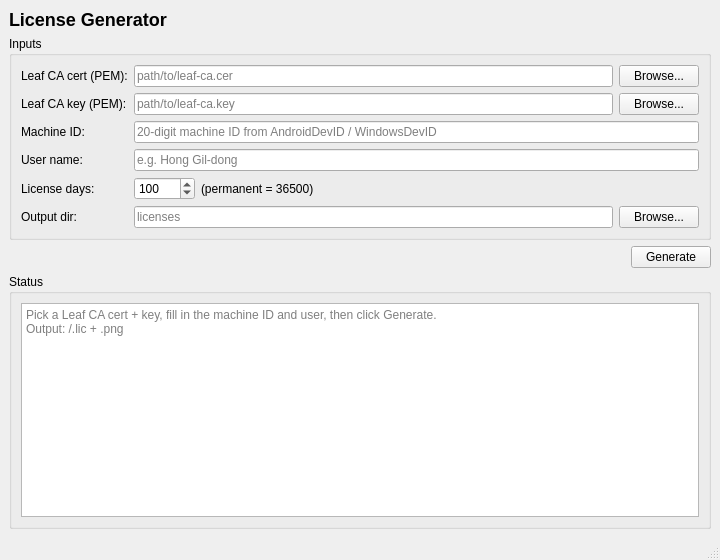
<?xml version="1.0" encoding="UTF-8"?>
<ui version="4.0">
 <class>MainWindow</class>
 <widget class="QMainWindow" name="MainWindow">
  <property name="windowTitle">
   <string>vLearn2 License Generator</string>
  </property>
  <property name="geometry">
   <rect>
    <x>0</x>
    <y>0</y>
    <width>720</width>
    <height>560</height>
   </rect>
  </property>
  <widget class="QWidget" name="central">
   <layout class="QVBoxLayout" name="rootLayout">
    <item>
     <widget class="QLabel" name="titleLabel">
      <property name="text">
       <string>&lt;h2&gt;License Generator&lt;/h2&gt;</string>
      </property>
     </widget>
    </item>

    <item>
     <widget class="QGroupBox" name="inputsGroup">
      <property name="title">
       <string>Inputs</string>
      </property>
      <layout class="QFormLayout" name="form">

       <item row="0" column="0">
        <widget class="QLabel" name="leafCertLabel">
         <property name="text"><string>Leaf CA cert (PEM):</string></property>
        </widget>
       </item>
       <item row="0" column="1">
        <layout class="QHBoxLayout" name="leafCertRow">
         <item>
          <widget class="QLineEdit" name="leafCertEdit">
           <property name="placeholderText"><string>path/to/leaf-ca.cer</string></property>
          </widget>
         </item>
         <item>
          <widget class="QPushButton" name="leafCertBrowse">
           <property name="text"><string>Browse...</string></property>
          </widget>
         </item>
        </layout>
       </item>

       <item row="1" column="0">
        <widget class="QLabel" name="leafKeyLabel">
         <property name="text"><string>Leaf CA key (PEM):</string></property>
        </widget>
       </item>
       <item row="1" column="1">
        <layout class="QHBoxLayout" name="leafKeyRow">
         <item>
          <widget class="QLineEdit" name="leafKeyEdit">
           <property name="placeholderText"><string>path/to/leaf-ca.key</string></property>
          </widget>
         </item>
         <item>
          <widget class="QPushButton" name="leafKeyBrowse">
           <property name="text"><string>Browse...</string></property>
          </widget>
         </item>
        </layout>
       </item>

       <item row="2" column="0">
        <widget class="QLabel" name="machineIdLabel">
         <property name="text"><string>Machine ID:</string></property>
        </widget>
       </item>
       <item row="2" column="1">
        <widget class="QLineEdit" name="machineIdEdit">
         <property name="placeholderText"><string>20-digit machine ID from AndroidDevID / WindowsDevID</string></property>
        </widget>
       </item>

       <item row="3" column="0">
        <widget class="QLabel" name="userNameLabel">
         <property name="text"><string>User name:</string></property>
        </widget>
       </item>
       <item row="3" column="1">
        <widget class="QLineEdit" name="userNameEdit">
         <property name="placeholderText"><string>e.g. Hong Gil-dong</string></property>
        </widget>
       </item>

       <item row="4" column="0">
        <widget class="QLabel" name="daysLabel">
         <property name="text"><string>License days:</string></property>
        </widget>
       </item>
       <item row="4" column="1">
        <layout class="QHBoxLayout" name="daysRow">
         <item>
          <widget class="QSpinBox" name="daysSpinBox">
           <property name="minimum"><number>1</number></property>
           <property name="maximum"><number>36500</number></property>
           <property name="value"><number>100</number></property>
          </widget>
         </item>
         <item>
          <widget class="QLabel" name="daysHint">
           <property name="text"><string>(permanent = 36500)</string></property>
          </widget>
         </item>
         <item>
          <spacer name="daysSpacer">
           <property name="orientation"><enum>Qt::Horizontal</enum></property>
           <property name="sizeHint" stdset="0"><size><width>40</width><height>20</height></size></property>
          </spacer>
         </item>
        </layout>
       </item>

       <item row="5" column="0">
        <widget class="QLabel" name="outputDirLabel">
         <property name="text"><string>Output dir:</string></property>
        </widget>
       </item>
       <item row="5" column="1">
        <layout class="QHBoxLayout" name="outputDirRow">
         <item>
          <widget class="QLineEdit" name="outputDirEdit">
           <property name="placeholderText"><string>licenses</string></property>
          </widget>
         </item>
         <item>
          <widget class="QPushButton" name="outputDirBrowse">
           <property name="text"><string>Browse...</string></property>
          </widget>
         </item>
        </layout>
       </item>

      </layout>
     </widget>
    </item>

    <item>
     <layout class="QHBoxLayout" name="buttonRow">
      <item>
       <spacer name="buttonSpacer">
        <property name="orientation"><enum>Qt::Horizontal</enum></property>
        <property name="sizeHint" stdset="0"><size><width>40</width><height>20</height></size></property>
       </spacer>
      </item>
      <item>
       <widget class="QPushButton" name="generateButton">
        <property name="text"><string>Generate</string></property>
        <property name="minimumWidth"><number>160</number></property>
       </widget>
      </item>
     </layout>
    </item>

    <item>
     <widget class="QGroupBox" name="statusGroup">
      <property name="title">
       <string>Status</string>
      </property>
      <layout class="QVBoxLayout" name="statusLayout">
       <item>
        <widget class="QPlainTextEdit" name="statusTextEdit">
         <property name="readOnly"><bool>true</bool></property>
         <property name="placeholderText">
          <string>Pick a Leaf CA cert + key, fill in the machine ID and user, then click Generate.
Output: &lt;output dir&gt;/&lt;serial&gt;.lic + &lt;serial&gt;.png</string>
         </property>
        </widget>
       </item>
      </layout>
     </widget>
    </item>

   </layout>
  </widget>
  <widget class="QStatusBar" name="statusbar"/>
 </widget>
 <resources/>
 <connections/>
</ui>
